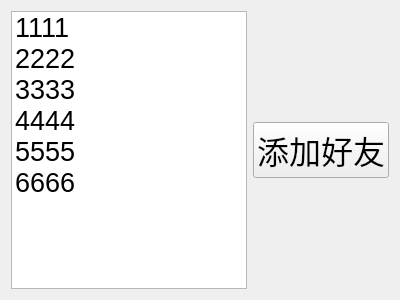
<?xml version="1.0" encoding="UTF-8"?>
<ui version="4.0">
 <class>Online</class>
 <widget class="QWidget" name="Online">
  <property name="geometry">
   <rect>
    <x>0</x>
    <y>0</y>
    <width>400</width>
    <height>300</height>
   </rect>
  </property>
  <property name="windowTitle">
   <string>Form</string>
  </property>
  <layout class="QHBoxLayout" name="horizontalLayout_2">
   <item>
    <layout class="QHBoxLayout" name="horizontalLayout">
     <item>
      <widget class="QListWidget" name="online_lw">
       <property name="font">
        <font>
         <pointsize>20</pointsize>
        </font>
       </property>
       <item>
        <property name="text">
         <string>1111</string>
        </property>
       </item>
       <item>
        <property name="text">
         <string>2222</string>
        </property>
       </item>
       <item>
        <property name="text">
         <string>3333</string>
        </property>
       </item>
       <item>
        <property name="text">
         <string>4444</string>
        </property>
       </item>
       <item>
        <property name="text">
         <string>5555</string>
        </property>
       </item>
       <item>
        <property name="text">
         <string>6666</string>
        </property>
       </item>
      </widget>
     </item>
     <item>
      <layout class="QVBoxLayout" name="verticalLayout">
       <item>
        <spacer name="verticalSpacer">
         <property name="orientation">
          <enum>Qt::Vertical</enum>
         </property>
         <property name="sizeHint" stdset="0">
          <size>
           <width>20</width>
           <height>40</height>
          </size>
         </property>
        </spacer>
       </item>
       <item>
        <widget class="QPushButton" name="addFirend_pb">
         <property name="font">
          <font>
           <family>Arial</family>
           <pointsize>24</pointsize>
          </font>
         </property>
         <property name="text">
          <string>添加好友</string>
         </property>
        </widget>
       </item>
       <item>
        <spacer name="verticalSpacer_2">
         <property name="orientation">
          <enum>Qt::Vertical</enum>
         </property>
         <property name="sizeHint" stdset="0">
          <size>
           <width>20</width>
           <height>40</height>
          </size>
         </property>
        </spacer>
       </item>
      </layout>
     </item>
    </layout>
   </item>
  </layout>
 </widget>
 <resources/>
 <connections/>
</ui>
